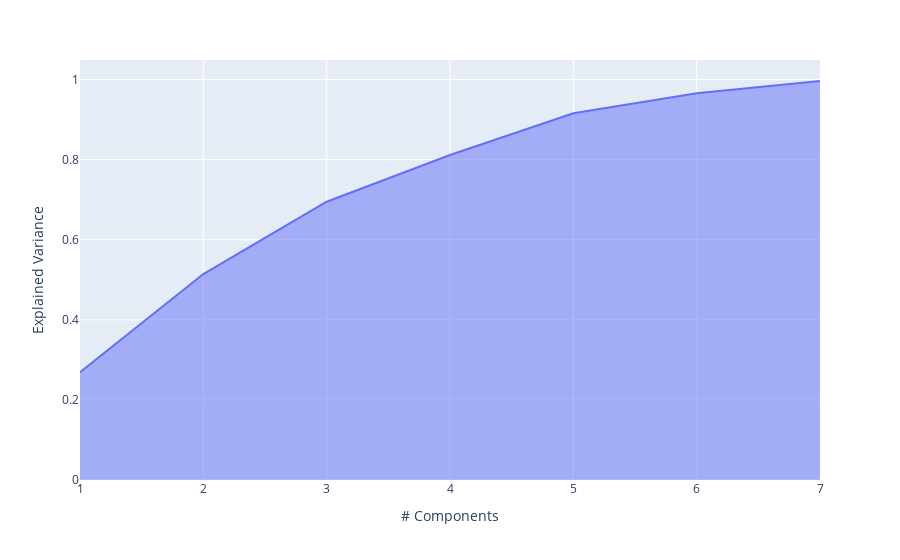

Notebook code cell kept with this figure:
### Code cell
exp_var_cumul = np.cumsum(pca.explained_variance_ratio_)

px.area(
    x=range(1, exp_var_cumul.shape[0] + 1),
    y=exp_var_cumul,
    labels={"x": "# Components", "y": "Explained Variance"}
)

### Figure 1 — Plotly figure (JSON) as saved in the notebook; plotly's stock layout.template omitted (floating-point values rounded to 4 significant figures)
{"data": [{"hovertemplate": "# Components=%{x}<br>Explained Variance=%{y}<extra></extra>", "legendgroup": "", "line": {"color": "#636efa"}, "marker": {"symbol": "circle"}, "mode": "lines", "name": "", "orientation": "v", "showlegend": false, "stackgroup": "1", "type": "scatter", "x": [1, 2, 3, 4, 5, 6, 7], "xaxis": "x", "y": [0.2691, 0.5142, 0.6948, 0.8116, 0.9158, 0.9656, 0.9963], "yaxis": "y"}], "layout": {"legend": {"tracegroupgap": 0}, "margin": {"t": 60}, "xaxis": {"anchor": "y", "domain": [0, 1], "title": {"text": "# Components"}}, "yaxis": {"anchor": "x", "domain": [0, 1], "title": {"text": "Explained Variance"}}}}
